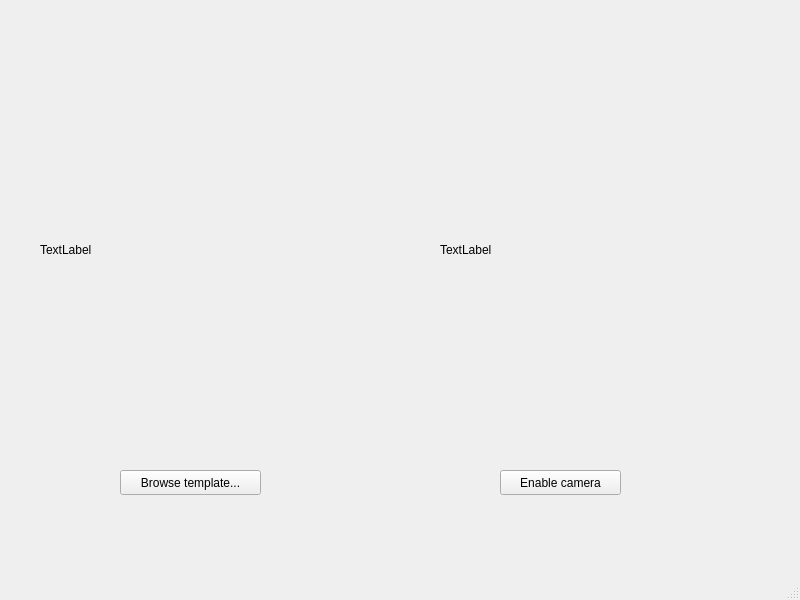
<?xml version="1.0" encoding="UTF-8"?>
<ui version="4.0">
 <class>MainWindow</class>
 <widget class="QMainWindow" name="MainWindow">
  <property name="geometry">
   <rect>
    <x>0</x>
    <y>0</y>
    <width>800</width>
    <height>600</height>
   </rect>
  </property>
  <property name="windowTitle">
   <string>SIFT Demo</string>
  </property>
  <widget class="QWidget" name="centralwidget">
   <widget class="QPushButton" name="browse_button">
    <property name="geometry">
     <rect>
      <x>120</x>
      <y>470</y>
      <width>141</width>
      <height>25</height>
     </rect>
    </property>
    <property name="text">
     <string>Browse template...</string>
    </property>
   </widget>
   <widget class="QPushButton" name="toggle_cam_button">
    <property name="geometry">
     <rect>
      <x>500</x>
      <y>470</y>
      <width>121</width>
      <height>25</height>
     </rect>
    </property>
    <property name="text">
     <string>Enable camera</string>
    </property>
   </widget>
   <widget class="QLabel" name="template_label">
    <property name="geometry">
     <rect>
      <x>40</x>
      <y>130</y>
      <width>320</width>
      <height>240</height>
     </rect>
    </property>
    <property name="text">
     <string>TextLabel</string>
    </property>
   </widget>
   <widget class="QLabel" name="live_image_label">
    <property name="geometry">
     <rect>
      <x>440</x>
      <y>130</y>
      <width>320</width>
      <height>240</height>
     </rect>
    </property>
    <property name="text">
     <string>TextLabel</string>
    </property>
   </widget>
  </widget>
  <widget class="QMenuBar" name="menubar">
   <property name="geometry">
    <rect>
     <x>0</x>
     <y>0</y>
     <width>800</width>
     <height>22</height>
    </rect>
   </property>
  </widget>
  <widget class="QStatusBar" name="statusbar"/>
 </widget>
 <resources/>
 <connections/>
</ui>
